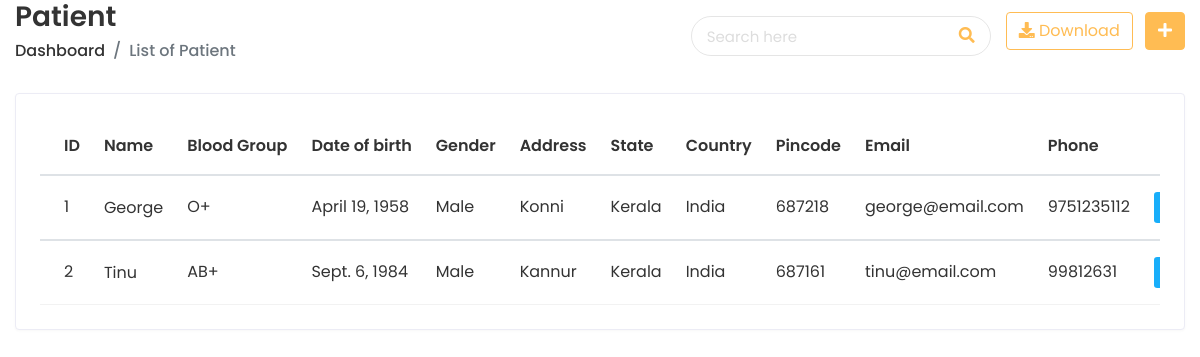
The page /app/patientlist/ (signed in) on the database its author committed.
### doctor/models.py (models this page shows, shortened)
class PatientDetails(models.Model):
    patient_number = models.IntegerField(null=True)
    patient_name = models.CharField(max_length=50)
    gender = models.CharField(
         max_length=20,
         choices=(("Male", "Male"), ("Female", "Female"), ("Other", "Other")),
     )
    blood_group = models.CharField(
        max_length=20, blank=True, null=True,
        choices=(
            ("O-", "O-"),
            ("O+", "O+"),
            ("A-", "A-"),
            ("A+", "A+"),
            ("B-", "B-"),
            ("B+", "B+"),
            ("AB-", "AB-"),
            ("AB+", "AB+"),
        ),
    )
    address = models.CharField(max_length=250, blank=True, null=True)
    state = models.CharField(max_length=200, blank=True, null=True)
    country = models.CharField(max_length=200, blank=True, null=True)
    pin_code = models.BigIntegerField(blank=True, null=True)
    email = models.EmailField(default="", max_length=50, unique=True)
    date_of_birth = models.DateField()
    phone_number = models.CharField(default="", max_length=20)
    patient_image = models.BinaryField(blank=True, null=True)
    created = models.DateTimeField(auto_now_add=True)
    updated = models.DateTimeField(auto_now=True)

### doctor/views.py (the view)
# urls.py: path("patientlist/", views.patient_list, name="patient_list"),
@login_required
def patient_list(request):
    page_size = int(request.GET.get('page_size', getattr(settings, 'PAGE_SIZE', 5)))
    page = request.GET.get('page', 1)
    search_query = request.GET.get('search', '')
    patients = PatientDetails.objects.filter(
        Q(id__icontains=search_query) |
        Q(patient_name__icontains=search_query) |
        Q(email__icontains=search_query) |
        Q(phone_number__icontains=search_query)
    )
    paginator = Paginator(patients, page_size)
    try:
        patient_page = paginator.page(page)
    except PageNotAnInteger:
        patient_page = paginator.page(1)
    return render(request, "patient/patient_list.html", {'patient_page': patient_page, 'page_size': page_size, 'search_query': search_query})

### templates/patient/patient_list.html (shortened to what this page needs)
{% extends 'home/base-login.html' %}
{% load compress static %}
{% block content %}
      <div class="content container-fluid">
         <div class="page-header">
        <div class="row align-items-center">
           <div class="col">
              <h3 class="page-title">Patient</h3>
              <ul class="breadcrumb">
                 <li class="breadcrumb-item"><a href="{% url 'Pindex' %}">Dashboard</a></li>
                 <li class="breadcrumb-item active">List of Patient</li>
              </ul>
           </div>
           <div class="top-nav-search">
            <form method="get" action="">
               <input type="text" id="search" class="form-control" placeholder="Search here" name="search" value="{{ search_query }}">
               <button class="btn" type="submit"><i class="fas fa-search"></i></button>
               </form>
            </div>
           <div class="col-auto text-right float-right ml-auto">
              <a href="#" class="btn btn-outline-primary mr-2"><i class="fas fa-download"></i> Download</a>
              <a href="add-student.html" class="btn btn-primary"><i class="fas fa-plus"></i></a>
           </div>
        </div>
     </div>
     <div class="row">
        <div class="col-sm-12">
           <div class="card card-table">
              <div class="card-body">
                 <div class="table-responsive">
                    <table class="table table-hover table-center mb-0 datatable">
                       <thead>
                          <tr>
                             <th>ID</th>
                             <th>Name</th>
                             <th>Blood Group</th>
                             <th>Date of birth</th>
                             <th>Gender</th>
                             <th>Address</th>
                             <th>State</th>
                             <th>Country</th>
                             <th>Pincode</th>
                             <th>Email</th>
                             <th>Phone</th>
                             <th class="text-right">Action</th>
                          </tr>
                       </thead>
                       {% for data in patient_page %}
                       <tbody>
                          <tr>
                             <td>{{ data.id }}</td>
                             <td>
                              <h2 class="#">
                                 <a href="{% url 'patient_profile' data.id %}">{{ data.patient_name }}</a>
                              </h2>
                             </td>
                             <td>
                              {{ data.blood_group }}
                           </td>
                             <td>
                                {{ data.date_of_birth }}
                             </td>
                             <td>
                                {{ data.gender }}
                             </td>
                             <td>
                              {{ data.address }}
                           </td>
                           <td>
                              {{ data.state }}
                           </td>
                           <td>
                              {{ data.country }}
                           </td>
                           <td>
                              {{ data.pin_code }}
                           </td>
                             <td>
                                {{ data.email }}
                             </td>
                             <td>
                                {{ data.phone_number }}
                             </td>
                             <td class="text-right">
                                <div class="actions">
                                   <a href="{% url 'patient_edit' data.id %}" class="btn btn-sm bg-success-light mr-2">
                                   </a>
                                </div>
                             </td>
                          </tr>
                       </tbody>
                       {% endfor %}
                    </table>
                 </div>
              </div>
            </div>
         </div>
  {% endblock %}

### static/prescol/css/style.css (style rules this page uses)
html { height: 100%; }
body { background-color: #fff; color: #333; font-family: 'Poppins', sans-serif; font-size: 1rem; height: 100%; line-height: 1.5; overflow-x: hidden; }
h1, h2, h3, h4, h5, h6 { font-family: 'Poppins', sans-serif; margin-top: 0; }
.form-control { border: 1px solid #ddd; box-shadow: none; color: #333; font-size: 15px; height: 40px; }
a { color: #009ce7; }
input, button, a { transition: all 0.4s ease; -moz-transition: all 0.4s ease; -o-transition: all 0.4s ease; -ms-transition: all 0.4s ease; -webkit-transition: all 0.4s ease; }
input, input:focus, button, button:focus { outline: none; }
input[type=text], input[type=password] { -webkit-appearance: none; -moz-appearance: none; appearance: none; }
ul, ol { padding: 0px; list-style: none; }
.table { color: #333; max-width: 100%; margin-bottom: 0; width: 100%; }
table.table td h2 { display: inline-block; font-size: inherit; font-weight: 400; margin: 0; padding: 0; vertical-align: middle; }
table.table td h2 a { color: #333; }
.table thead tr th { font-weight: 600; }
.table tbody tr { border-bottom: 1px solid rgba(0, 0, 0, 0.05); }
.table.table-center td, .table.table-center th { vertical-align: middle; }
.card-table .card-body .table > thead > tr > th { border-top: 0; }
.card-table .card-body .table tr td:first-child, .card-table .card-body .table tr th:first-child { padding-left: 1.5rem; }
.card-table .card-body .table tr td:last-child, .card-table .card-body .table tr th:last-child { padding-right: 1.5rem; }
.card-table .table td, .card-table .table th { border-top: 1px solid #e2e5e8; padding: 1rem 0.75rem; white-space: nowrap; }
.btn-primary { background-color: #FFBC53; border: 1px solid #FFBC53; }
.btn-outline-primary { color: #FFBC53; border-color: #FFBC53; }
.card { border: 1px solid #ececf5; box-shadow: 0 1px 3px 0 rgba(0, 0, 0, 0.03); margin-bottom: 1.875rem; }
.card-body { padding: 1.5rem; }
.bg-success-light { background-color: #18aefa; color: #fff; }
.top-nav-search { float: left; margin-left: 15px; }
.top-nav-search form { margin-top: 10px; position: relative; width: 300px; }
.top-nav-search .form-control { background-color: transparent; border-color: rgba(0, 0, 0, 0.1); border-radius: 50px; color: #ddd; height: 40px; padding: 10px 50px 10px 15px; }
.top-nav-search .btn { background-color: transparent; border-color: transparent; color: #ffbc53; min-height: 40px; padding: 7px 15px; position: absolute; right: 0; top: 0; }
.top-nav-search .form-control::placeholder { color: #ddd; }
.page-header { margin-bottom: 1.875rem; }
.page-header .breadcrumb { background-color: transparent; color: #6c757d; font-size: 1rem; font-weight: 500; margin-bottom: 0; padding: 0; }
.page-header .breadcrumb a { color: #333; }
.page-title { font-size: 28px; font-weight: 600; color: #333; margin-bottom: 5px; }

### rows shown on the page
PatientDetails: id "1", patient_name "George", blood_group "O+", date_of_birth "April 19, 1958", gender "Male", address "Konni", state "Kerala", country "India", pin_code "687218", email "george@email.com", phone_number "9751235112"
PatientDetails: id "2", patient_name "Tinu", blood_group "AB+", date_of_birth "Sept. 6, 1984", gender "Male", address "Kannur", state "Kerala", country "India", pin_code "687161", email "tinu@email.com", phone_number "99812631"
